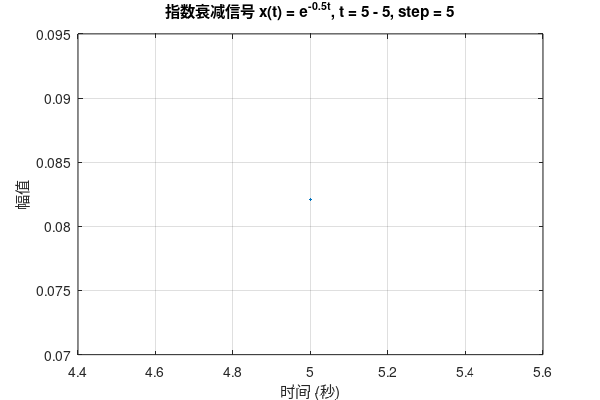

Write MATLAB code to recreate this figure.
clear                   % 清除所有变量
close all               % 关闭所有图形窗口

t_start = input('请输入时间范围的起始值：');
t_end = input('请输入时间范围的结束值：');
t_step = input('请输入时间步长：');

t = t_start:t_step:t_end;  % 输入的时间范围和步长
x = exp(-0.5*t);           % 生成指数衰减信号

figure('Units', 'inches', 'Position', [0 0 6 4])  % 设置绘图窗口尺寸为6x4英寸
plot(t, x)              % 绘制图形
grid on                 % 打开网格线

titlename = ['指数衰减信号 x(t) = e^{-0.5t}, t = ', num2str(t_start), ' - ', num2str(t_end), ', step = ', num2str(t_step)];
title(titlename)
xlabel('时间 (秒)')
ylabel('幅值')

% 检查目录是否存在，如果不存在则创建
foldername = 'picture';
if ~exist(foldername, 'dir')
    mkdir(foldername);
end

set(gcf, 'PaperPositionMode', 'auto');  % 设置绘图窗口分辨率与尺寸一致
print(sprintf('%s/e_minus_0_5t.jpg', foldername), '-djpeg', '-r300'); % 保存图形，分辨率为300dpi